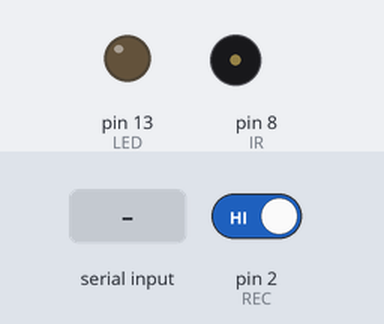
This sketch was run on a simulated Arduino Uno, built with avr-gcc and run on an emulated ATmega328P. Shown: output pins drawn as LEDs (lit = HIGH), buzzer (waves = sounding). Inputs (shaded band) come from the test bench; at power-on: pin 2 (REC) HIGH. What the sketch prints to the serial monitor is not drawn.

Above: at 1.2 s.
1.3 s: "L" received over Serial
At 2.5 s:
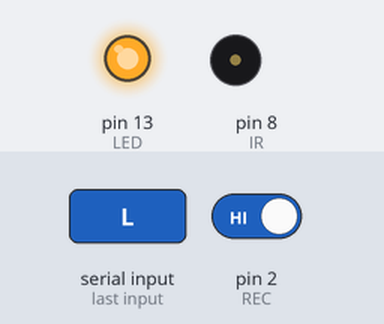
2.8 s: "I" received over Serial
At 3.7 s:
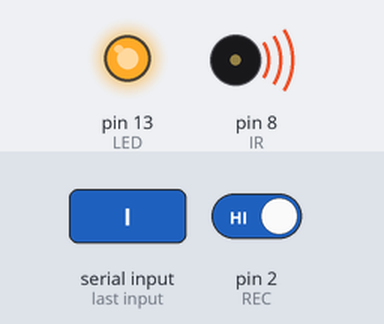
4.3 s: pin 2 (REC) driven LOW
At 4.9 s:
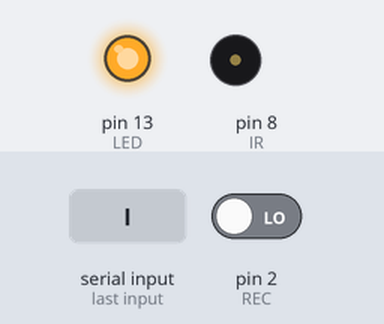
Timing chart, 0 to 7.3 s (numbered marks = the images above; inputs shaded):
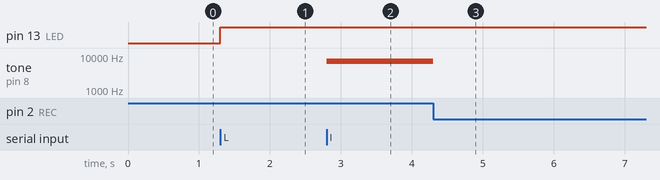

Measured:
- after the input at 1.3 s, pin 13 (LED): LOW → HIGH at once
- after the input at 2.8 s, tone on pin 8 (IR): silent → 7000 Hz at once
- after the input at 4.3 s, tone on pin 8 (IR): 7000 Hz → silent at once

The sketch:

teensy_led.ino
```cpp
// https://github.com/DeepLabCut/DeepLabCut-live/blob/master/example_processors/MouseLickLED/teensy_leds/teensy_leds.ino

const int LED = 13;
const int IR = 8;
const int REC = 2;
int frec = 7000;

void blink() {

  Serial.write(!digitalRead(REC));
  Serial.flush();
  noTone(IR);
  while (digitalRead(REC) == 0) {}

}

void setup() {

  pinMode(LED, OUTPUT);
  pinMode(IR, OUTPUT);
  pinMode(REC, INPUT);
  attachInterrupt(digitalPinToInterrupt(REC), blink, FALLING);

  Serial.begin(9600);
}

void loop() {

  unsigned int ser_avail = Serial.available();

  while (ser_avail > 0) {

    unsigned int cmd = Serial.read();

    if (cmd == 'L') {

      digitalWrite(LED, !digitalRead(LED));

    } else if (cmd == 'R') {

      Serial.write(digitalRead(LED));
      Serial.flush();

    } else if (cmd == 'I') {

      tone(IR, frec);

    }

  }

}

// Las primeras líneas declaran tres variables constantes que se utilizan más adelante en el código. Estas variables representan los pines a los que se conectan
// los dispositivos LED, IR y REC.
// La función blink() se define para enviar un mensaje a través del puerto serie cuando se activa el interruptor REC. En primer lugar, se escribe en el puerto serie
// si el interruptor REC está activado o no (1 o 0, respectivamente).
// A continuación, se detiene la emisión del tono IR. Luego, se espera en un bucle while hasta que el
// interruptor REC se libera (cuando su valor digital es 1).
// La función setup() se llama una vez al inicio del programa y se utiliza para configurar los pines y los interruptores. Primero, se establece el modo de los pines LED,
// IR y REC como salida o entrada según corresponda. A continuación, se llama a la función attachInterrupt() para configurar una interrupción en el pin REC. Cuando se
// produce una caída de voltaje en el pin REC (es decir, cuando se presiona el interruptor), se ejecuta la función blink().
// La función loop() se llama continuamente después de que se complete la función setup(). Primero, se comprueba si hay datos disponibles en el puerto serie.
// Si hay algún dato, se lee el primer byte y se compara con los caracteres 'L', 'R' e 'I'. Si el byte leído es 'L', el estado del LED se invierte. Si es 'R',
// el estado del LED se envía a través del puerto serie. Si es 'I', se emite un tono en el dispositivo IR.
```
